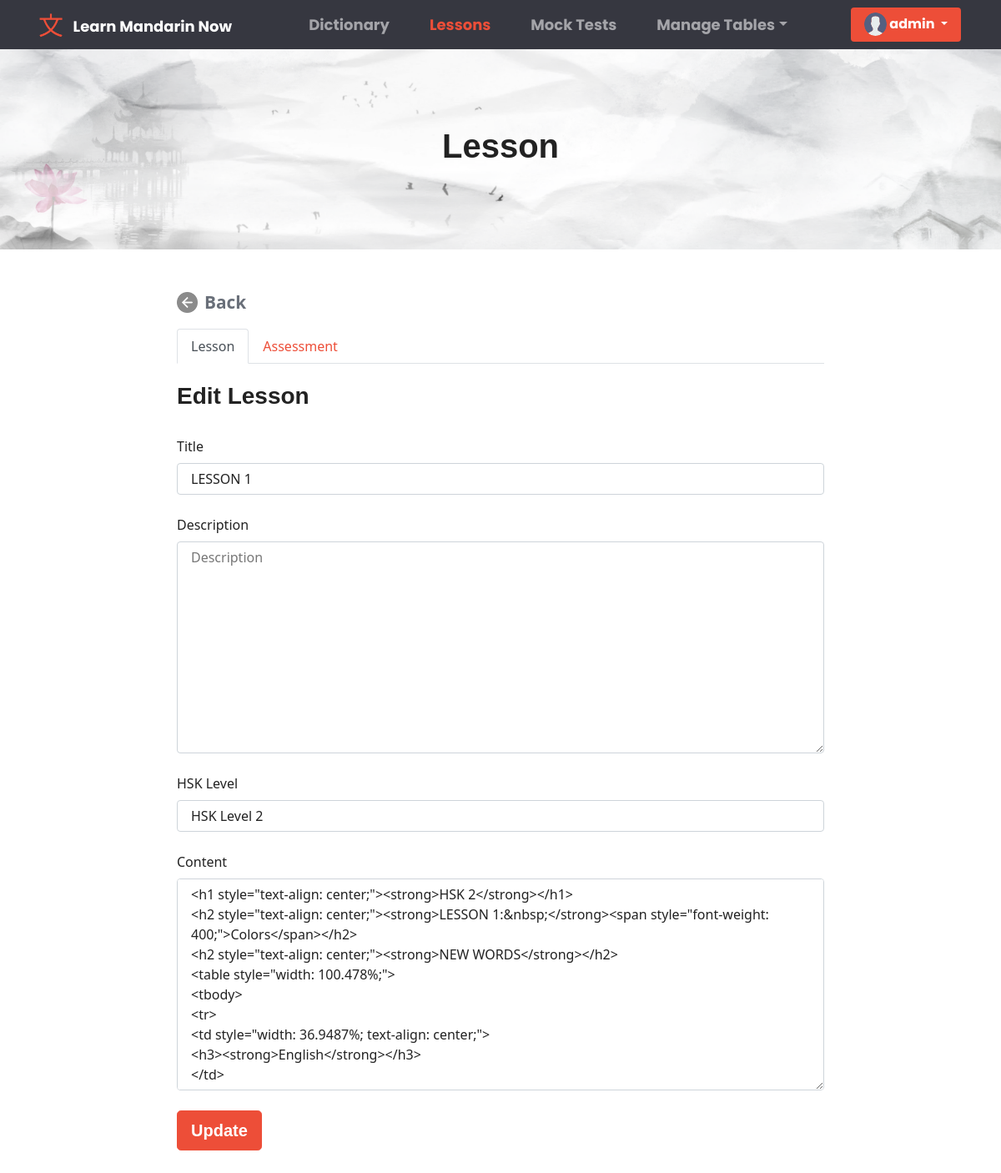
Page /superuser/edit-lesson/9/ (signed in) on the earlier database version.
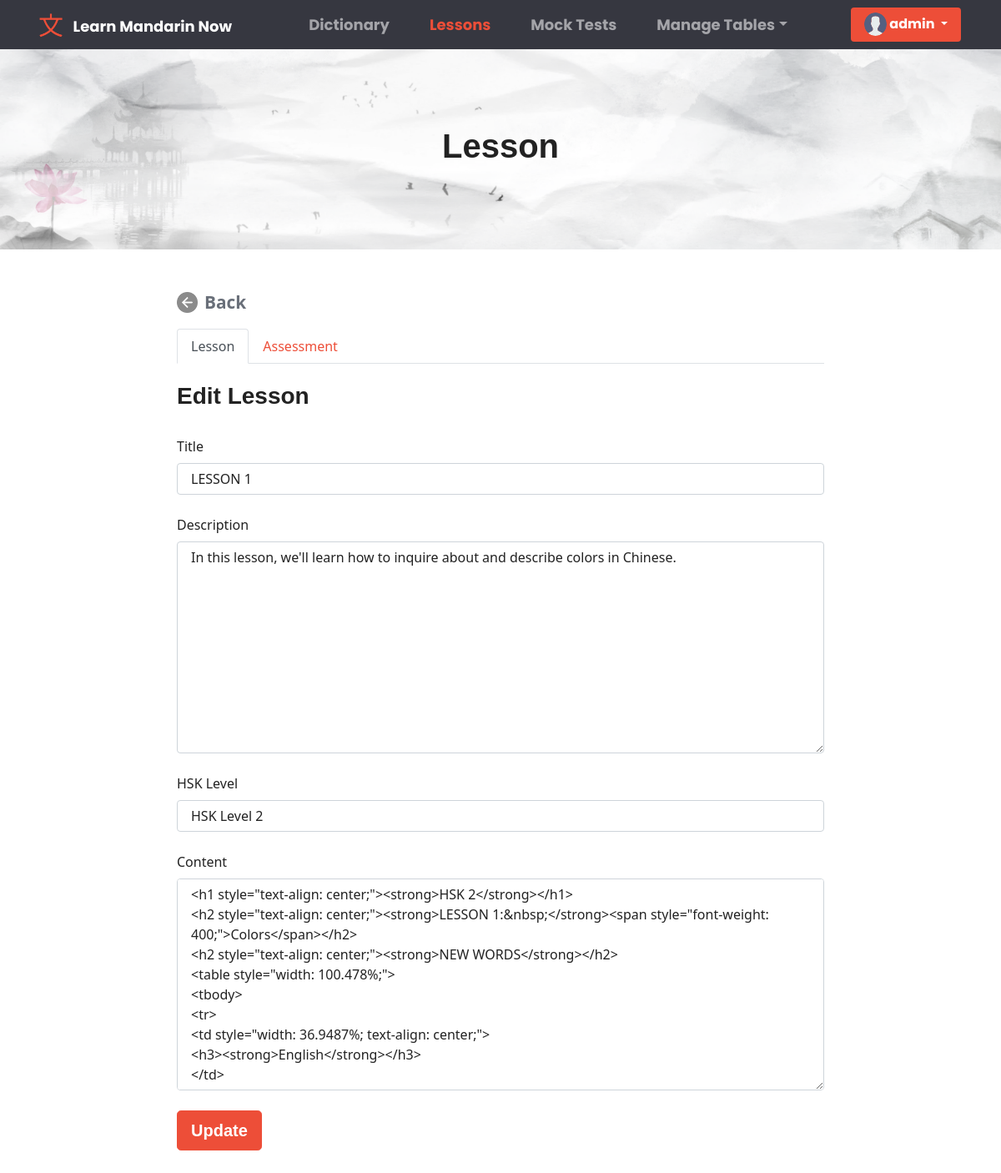
Same page on the later database version.
### base/models.py (models this page shows, shortened)
class Lesson(models.Model):
    title = models.CharField(max_length=200, null=True)
    description = models.TextField(null=True, blank=True)
    hsklevel = models.ForeignKey(HskLevel, on_delete=models.SET_NULL, null=True, verbose_name = "HSK Level")
    content = models.TextField(null=True, blank=True)
    is_publish = models.BooleanField(default=False, verbose_name="Publish")
    updated = models.DateTimeField(auto_now=True)
    created = models.DateTimeField(auto_now_add=True)
    class Meta:
        ordering = ['-updated', '-created']

### base/views.py (the view, shortened to what this page needs)
# urls.py: path('superuser/edit-lesson/<str:pk>/', views.AdminEditLesson, name = 'superuser-edit-lesson'),
@login_required(login_url='anonymous')
def AdminEditLesson(request, pk):
    lesson = Lesson.objects.get(id=pk)
    form = LessonForm(instance=lesson)
    try:
        quiz = Quiz.objects.get(id=lesson.quiz.id)
        questions = json.loads(quiz.questions)
    except:
        quiz = None
        questions = None
    if request.user.is_authenticated and not request.user.is_staff:
        messages.warning(request, "Access denied, 403 forbidden page!")
        return redirect('dictionary')
    context = {
        'form' : form,
        'quiz' : quiz,
        'questions' : questions,
    }
    return render(request, 'lesson_edit.html', context)

### base/forms.py
class LessonForm(ModelForm):
    class Meta:
        model = Lesson
        fields = ['title', 'description', 'hsklevel', 'content']
    def __init__(self, *args, **kwargs):
        super().__init__(*args, **kwargs)
        self.fields['title'].widget.attrs.update({'class': 'form-control', 'placeholder': 'Title'})
        self.fields['description'].widget.attrs.update({'class': 'form-control', 'placeholder': 'Description'})
        self.fields['hsklevel'].widget.attrs.update({'class': 'form-control', 'placeholder': 'HSK Level'})
        self.fields['content'].widget.attrs.update({'class': 'form-control', 'placeholder': 'Content',  'id':'myTextArea'})

### base/models.py (called while the page is built)
    def __str__(self):
        return self.level

### templates/lesson_edit.html (shortened to what this page needs)
{% extends 'main.html' %} {% block content %} {% load static%}
<link rel="stylesheet" href="{% static 'css/lesson_edit.css' %}">
<link rel="stylesheet" href="{% static 'css/dictionaryAdd_Edit.css' %}" />
<div class="container-fluid">
  <div class="row mb-5"  id="dictionary_header">
    <h1 class="text-center">Lesson</h1>
  </div>
  <div class="row justify-content-center" style="margin-bottom:3%">
    <div class="col col-lg-8">
      <a href="{%url 'lessons'%}" id="back_btn">
        <img src="{% static 'images/back_icon.png' %}" class="navbar_mini_icon">
        Back</a>
      <ul class="nav nav-tabs">
        <li class="nav-item">
          <a class="nav-link active" data-bs-toggle="tab" href="#lesson">Lesson</a>
        </li>
        <li class="nav-item">
          <a class="nav-link" data-bs-toggle="tab" href="#quiz">Assessment</a>
        </li>
      </ul>
      <br>
      <div id="myTabContent" class="tab-content">
        <div class="tab-pane fade active show" id="lesson">
          <form action="" method="POST">
            <h3> Edit Lesson</h3>
            <div class="col-sm-12">
                {% for fields in form %}
              <div class="form-group">
                <label for="" class="form-label mt-4"> {{fields.label}}</label> </label>
                {{ fields }}
              </div>
              {% endfor %}
            </div>
            <div class="form-group">
              <br />
              <button type="submit" class="btn btn-primary btn-lg btn-block">
                Update
              </button>
            </div>
          </form>
        </div>
      </div>
    </div>
  </div>
</div>
{% endblock content %}

Differences in the rows shown:
changed Lesson "LESSON 1": description (not shown) → "In this lesson, we'll learn how to inquire about and describe colors in Chinese."
